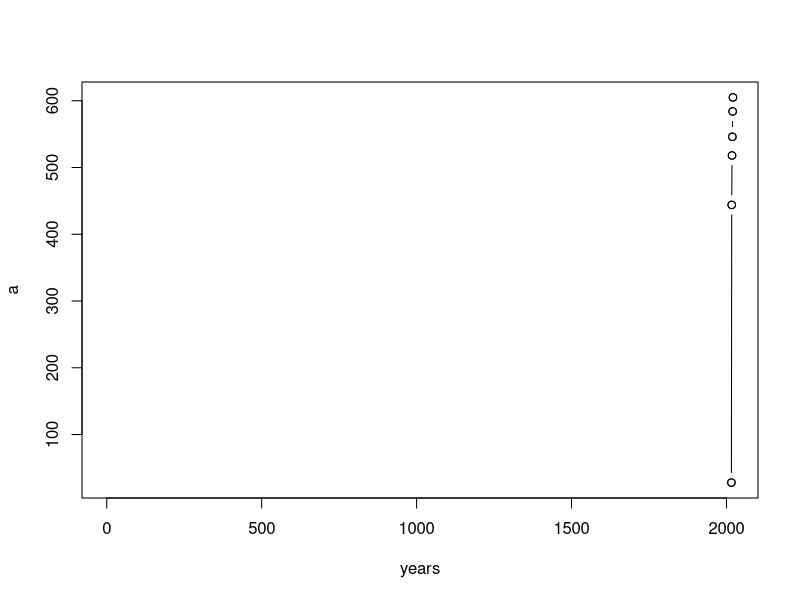

The R source for this figure: (Note: this script raises an error after producing the figure.)
charge_station <- read.csv("charging_station.csv", header = TRUE)
print(charge_station)
head(charge_station)
View(charge_station)
dim(charge_station)
str(charge_station)
summary(charge_station)

electric_car <- read.csv("electric_car.csv", header = TRUE)
print(electric_car)
head(electric_car)
View(electric_car)
dim(electric_car)
str(electric_car)
summary(electric_car)

a <- charge_station[9, ]
b <- charge_station$X2020
years <- c(1, 2016, 2017, 2018, 2019, 2020, 2021)


print(a)
plot(years, a)
lines(years, a, type = "b")

is.na(charge_station)
is.na(electric_car)

library(dplyr)

electric_car <- t(electric_car)
head(electric_car)
electric_car[, 1]
View(electric_car)

str(electric_car)
head(electric_car, 3)
head(charge_station)

electric_car <- t(electric_car)
View(electric_car)

electric_car[39, ] = electric_car[38, ]

electric_car <- t(electric_car)
head(electric_car)
electric_car[1,]
electric_car[,1]

electric_car <- t(electric_car)
View(electric_car)

dim(electric_car)
electric_car <- t(electric_car)
names(electric_car) <- c("X2022_3","X2022_2","X2022_1","X2021_12","X2021_11","X2021_10","X2021_9","X2021_8","X2021_7","X2021_6","X2021_5","X2021_4","X2021_3","X2021_2","X2021_1","X2020_12","X2020_11",
                        "X2020_10","X2020_9","X2020_8","X2020_7","X2020_6","X2020_5","X2020_4","X2020_3","X2020_2","X2020_1","X2019_12","X2019_10","X2019_9","X2019_8","X2019_7",
                        "X2019_6","X2019_5","X2019_4","X2019_3","X2019_2","X2019_1")
head(electric_car)
View(electric_car)
electric_car <- t(electric_car)


charge_station <- t(charge_station)
electric_car <- t(electric_car)
electric_car<-electric_car[-1,]    # 가장 위의 행 삭제
electric_car

head(electric_car)
View(electric_car)

electric_car[, "X2021"] <- c(41140,12942,40239,8042,8184,10015,7675,1879,11269,16169,7389,8837,5204,12725,12501,3180,25580,232970)

sum2021 <- data.frame(X2021 =c(41140,12942,40239,8042,8184,10015,7675,1879,11269,16169,7389,8837,5204,12725,12501,3180,25580,232970))
sum2021

electric_car <- cbind(electric_car, sum2021)
electric_car
head(electric_car)
View(electric_car)

electric_car1 <- read.csv("electric_car.csv", header = TRUE)
electric_car1 <- t(electric_car1)
View(electric_car1)
names(electric_car1) <- c("X2022_3","X2022_2","X2022_1","X2021_12","X2021_11","X2021_10","X2021_9","X2021_8","X2021_7","X2021_6","X2021_5","X2021_4","X2021_3","X2021_2","X2021_1","X2020_12","X2020_11",
                         "X2020_10","X2020_9","X2020_8","X2020_7","X2020_6","X2020_5","X2020_4","X2020_3","X2020_2","X2020_1","X2019_12","X2019_10","X2019_9","X2019_8","X2019_7",
                         "X2019_6","X2019_5","X2019_4","X2019_3","X2019_2","X2019_1")
electric_car1
View(electric_car1)
head(electric_car1)
sum2021

electric_car2 <- cbind(electric_car1, sum2021)
View(sum2021)

electric_car1 <- electric_car1[-1, ]
electric_car2 <- cbind(electric_car1, sum2021)
electric_car2
View(electric_car2)

sum2020 <- data.frame(X2020 = c(23441,5428,20670,4076,3897,5562,4463,1157,7066,12557,3360,5251,3210,6369,5409,2269,21206,135391))

electric_car3 <- cbind(electric_car2, sum2020)
View(electric_car3)

sum2019 <- data.frame(X2019 = c(15353,2660,11809,2448,2427,2848,2618,911,4071,11274,1872,3326,2479,3634,3223,1441,18307,90701
))

electric_car_years <- cbind(electric_car3, sum2019)

electric_car_years
View(electric_car_years)

electric_car_years <- electric_car_years[, -c(1:38)]
electric_car_years

electric_car[,c(3,2,1)]

electric_car_years<-electric_car_years[, c(3,2,1)]

electric_car_years
View(electric_car_years)

charge_station <- charge_station[, -c(1:3)]
charge_station
View(charge_station)
charge_station <- read.csv("charging_station.csv", header = TRUE)
charge_station
View(charge_station)
charge_station <- charge_station[, -c(2:4)]
charge_station
View(charge_station)


charge_station[18, ] <- c("합계", 3282, 3882, 4095)
charge_station
View(charge_station)

result <- bind_cols(electric_car_years, charge_station)
result
View(result)
head(result)
View(result)

charge_station<-charge_station[c(9,12,2,1,17,16,7,10,4,6,14,13,5,3,8,11,15,18), ]

View(charge_station)

result <- bind_cols(electric_car_years, charge_station)
result
result <- result[, -4]
result

result <- rename(result, X2019_cars = X2019...1)
result <- rename(result, X2020_cars = X2020...2)
result
result <- rename(result, X2021_cars = X2021...3)
result <- rename(result, X2019_charge = X2019...5)
result <- rename(result, X2020_charge = X2020...6)
result <- rename(result, X2021_charge = X2021...7)
result

electric_car_years <- rename(electric_car_years, X2019_cars = X_2019_cars)
electric_car_years <- rename(electric_car_years, X2020_cars = X_2020_cars)
electric_car_years <- rename(electric_car_years, X2021_cars = X2021)

charge_station <- rename(charge_station, X2019_charge = X2019)
charge_station <- rename(charge_station, X2020_charge = X2020)
charge_station <- rename(charge_station, X2021_charge = X2021)



summary(result)

# 선 그래프
electric_car_years
charge_station

years <- c(2019,2020,2021)
plot(result$X2019_cars)
barplot(result[, 1],
        result$X2019_cars)
result[,1]

real_result <- bind_cols(charge_station, electric_car)
real_result
View(real_result)   # real_result는 버리기로하자

result

region <- c("서울","인천","경기","강원","충북","충남","대전","세종","경북","대구","전북","전남","광주","경남","부산",
            "울산","제주","합계")

barplot(result$X2019_cars, names = c("서울","인천","경기","강원","충북","충남","대전","세종","경북","대구","전북","전남",     
                                     "광주","경남","부산","울산","제주","합계"),                            # 2019전기차 대수 barplot
        main = "2019전국 전기차대수")
barplot(result$X2021_cars, names = c("서울","인천","경기","강원","충북","충남","대전","세종","경북","대구","전북","전남",
                                     "광주","경남","부산","울산","제주","합계"),                           # 2021 전기차 대수 barplot
        main = "2021전국 전기차대수")


str(result)

transform(result, X2019_charge = as.numeric(X2019_charge))
str(result)
# 충전소 데이터가 문자형이라서 숫자형으로 다 바꿔준다
result["X2019_charge"] = c(546, 137, 699, 165, 162, 109, 105, 61, 190, 227, 147, 169, 85, 255, 124, 45, 202, 3282)
str(result)
result["X2020_charge"] = c(584, 153, 760, 185, 186, 144, 115, 64, 258, 242, 165, 181, 100, 362, 133, 48, 202, 3882)
result["X2021_charge"] = c(605,164,805,202,189,169,120,64,264,248,180,195,102,370,145,50,223,4095)
str(result)
barplot(result$X2021_charge, names = c("서울","인천","경기","강원","충북","충남","대전","세종","경북","대구","전북","전남",
                                       "광주","경남","부산","울산","제주","합계"),
        main = "2019전국 충전소 개수")                    # 2021 전국 충전소 개수 barplot


korea_cars <- result[18, 1:3]
korea_cars
plot(years,
     korea_cars,
     main = "전기차 합계 추이",
     type = "b",
     lwd=1)

korea_charges <- result[18, 4:6]
plot(years,
     korea_charges,
     main = "충전소 합계 추이",
     type = "b",
     lwd = 1)


